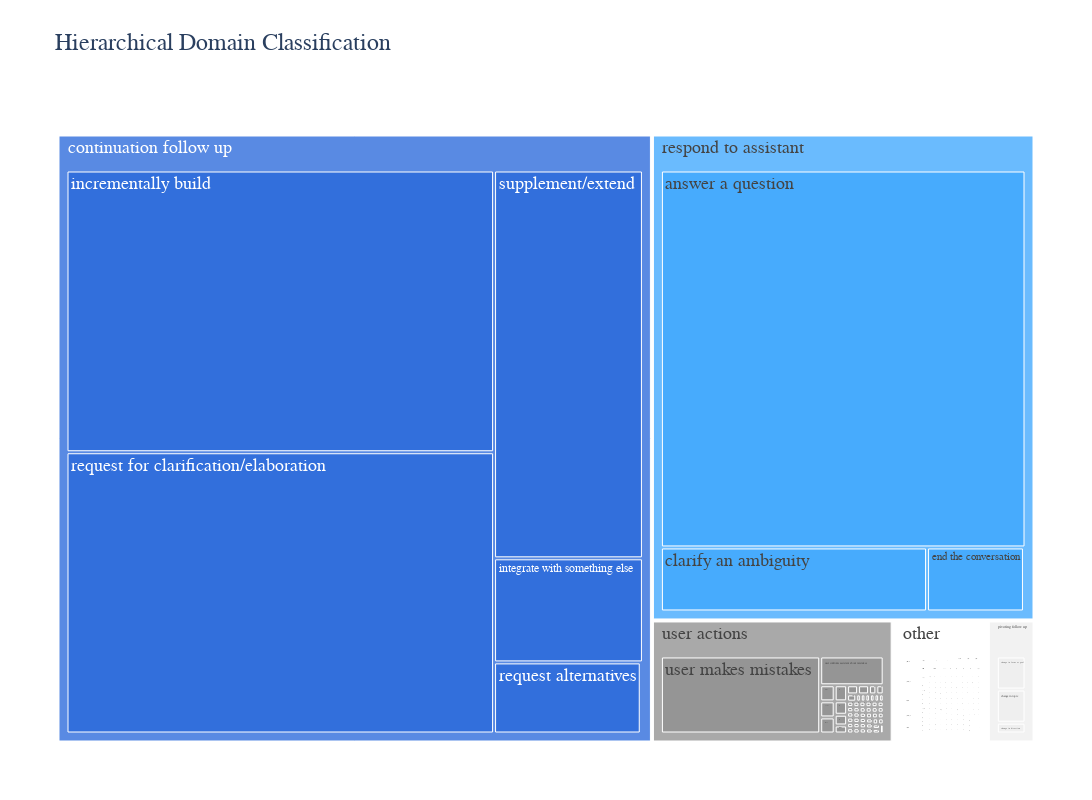

Notebook code cell kept with this figure:
### Code cell
import pandas as pd
import plotly.express as px
from operations.delivery.analytics.utils import turing_palette


turing_palette = [
    "#326FDC",  # Celtic Blue
    "#47ABFD",  # Argentinian Blue
    "#959595",  # Battleship gray
    "#FFFFFF",  # White
    "#EFEFEF",  # Anti-flash white
    "#000000",  # Black
]

df = behavioural_tags_data
fig = px.treemap(
    df, 
    path=['top_level', 'sub_level'], 
    title="Hierarchical Domain Classification",
    height=800,
    width=1200,
    color_discrete_sequence=turing_palette
)
fig.update_layout(
    margin=dict(t=100, l=50, r=50, b=50),
    title_font=dict(size=24),
    font=dict(size=18, family='Courier New, monospace')
)
fig.show()

### Figure 1 — Plotly figure (JSON) as saved in the notebook; plotly's stock layout.template omitted (floating-point values rounded to 4 significant figures; data arrays with more than 128 entries replaced by an {"elided": "..."} marker saying what was removed)
{"data": [{"branchvalues": "total", "domain": {"x": [0, 1], "y": [0, 1]}, "hovertemplate": "labels=%{label}<br>count=%{value}<br>parent=%{parent}<br>id=%{id}<extra></extra>", "ids": {"elided": "214 str values"}, "labels": {"elided": "214 str values"}, "name": "", "parents": {"elided": "214 str values"}, "type": "treemap", "values": {"elided": "214 int values"}}], "layout": {"font": {"family": "Courier New, monospace", "size": 18}, "height": 800, "legend": {"tracegroupgap": 0}, "margin": {"b": 50, "l": 50, "r": 50, "t": 100}, "title": {"font": {"size": 24}, "text": "Hierarchical Domain Classification"}, "treemapcolorway": ["#326FDC", "#47ABFD", "#959595", "#FFFFFF", "#EFEFEF", "#000000"], "width": 1200}}
